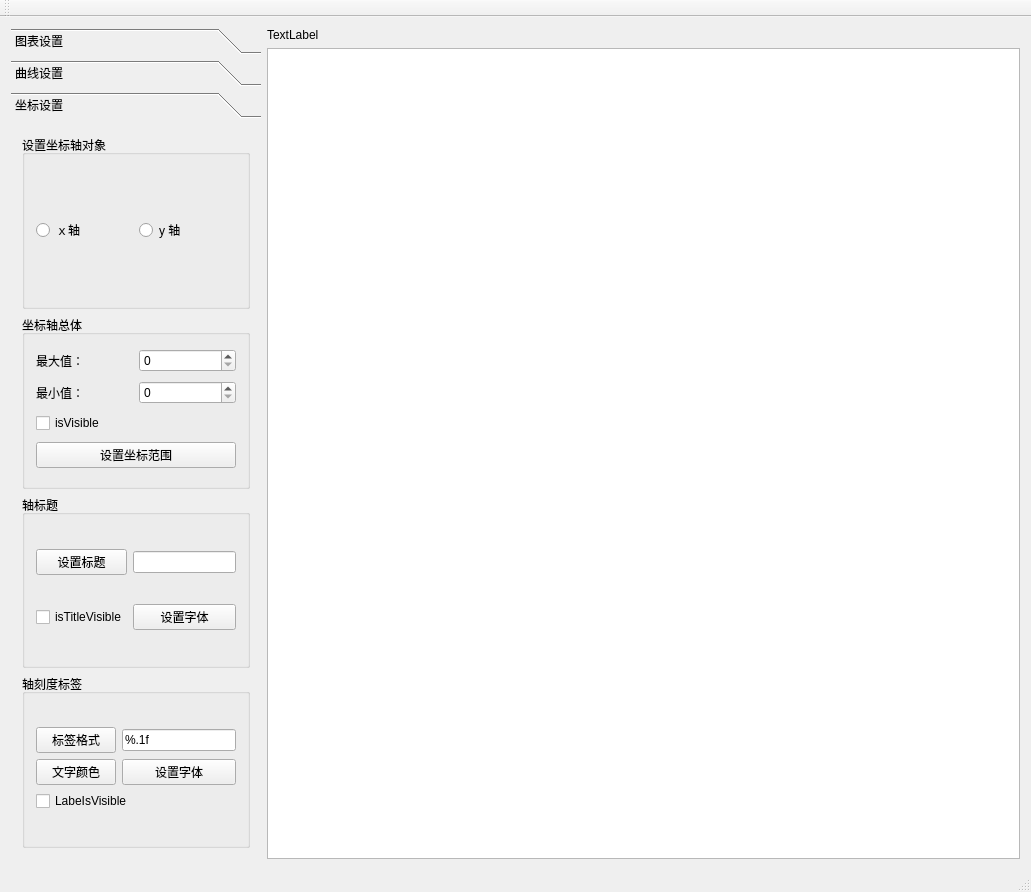
<?xml version="1.0" encoding="UTF-8"?>
<ui version="4.0">
 <class>MainWindow</class>
 <widget class="QMainWindow" name="MainWindow">
  <property name="geometry">
   <rect>
    <x>0</x>
    <y>0</y>
    <width>1031</width>
    <height>892</height>
   </rect>
  </property>
  <property name="windowTitle">
   <string>MainWindow</string>
  </property>
  <widget class="QWidget" name="centralWidget">
   <layout class="QHBoxLayout" name="horizontalLayout_2">
    <item>
     <layout class="QHBoxLayout" name="horizontalLayout">
      <item>
       <widget class="QToolBox" name="toolBox">
        <property name="sizePolicy">
         <sizepolicy hsizetype="Maximum" vsizetype="Preferred">
          <horstretch>0</horstretch>
          <verstretch>0</verstretch>
         </sizepolicy>
        </property>
        <property name="minimumSize">
         <size>
          <width>250</width>
          <height>0</height>
         </size>
        </property>
        <property name="maximumSize">
         <size>
          <width>250</width>
          <height>16777215</height>
         </size>
        </property>
        <property name="currentIndex">
         <number>2</number>
        </property>
        <widget class="QWidget" name="page">
         <property name="geometry">
          <rect>
           <x>0</x>
           <y>0</y>
           <width>250</width>
           <height>694</height>
          </rect>
         </property>
         <attribute name="label">
          <string>图表设置</string>
         </attribute>
         <layout class="QVBoxLayout" name="verticalLayout_8">
          <item>
           <layout class="QVBoxLayout" name="verticalLayout_7">
            <item>
             <widget class="QGroupBox" name="groupBox">
              <property name="title">
               <string>标题</string>
              </property>
              <layout class="QVBoxLayout" name="verticalLayout_3">
               <item>
                <layout class="QVBoxLayout" name="verticalLayout_2">
                 <item>
                  <layout class="QHBoxLayout" name="horizontalLayout_3">
                   <item>
                    <widget class="QLineEdit" name="lEditTitleName">
                     <property name="text">
                      <string>简单的曲线</string>
                     </property>
                    </widget>
                   </item>
                   <item>
                    <widget class="QPushButton" name="btnSettingTitleName">
                     <property name="sizePolicy">
                      <sizepolicy hsizetype="Maximum" vsizetype="Fixed">
                       <horstretch>0</horstretch>
                       <verstretch>0</verstretch>
                      </sizepolicy>
                     </property>
                     <property name="minimumSize">
                      <size>
                       <width>40</width>
                       <height>0</height>
                      </size>
                     </property>
                     <property name="maximumSize">
                      <size>
                       <width>40</width>
                       <height>16777215</height>
                      </size>
                     </property>
                     <property name="text">
                      <string>设置</string>
                     </property>
                    </widget>
                   </item>
                  </layout>
                 </item>
                 <item>
                  <widget class="QPushButton" name="btnTitleFont">
                   <property name="text">
                    <string>设置标题字体</string>
                   </property>
                  </widget>
                 </item>
                </layout>
               </item>
              </layout>
             </widget>
            </item>
            <item>
             <widget class="QGroupBox" name="groupBox_2">
              <property name="title">
               <string>图例</string>
              </property>
              <layout class="QVBoxLayout" name="verticalLayout_9">
               <item>
                <layout class="QVBoxLayout" name="verticalLayout_4">
                 <item>
                  <layout class="QGridLayout" name="gridLayout">
                   <item row="0" column="0">
                    <widget class="QRadioButton" name="rdbtnUp">
                     <property name="text">
                      <string>上方</string>
                     </property>
                    </widget>
                   </item>
                   <item row="0" column="1">
                    <widget class="QRadioButton" name="rdbtnDown">
                     <property name="text">
                      <string>下方</string>
                     </property>
                    </widget>
                   </item>
                   <item row="1" column="0">
                    <widget class="QRadioButton" name="rdbtnLift">
                     <property name="text">
                      <string>左侧</string>
                     </property>
                    </widget>
                   </item>
                   <item row="1" column="1">
                    <widget class="QRadioButton" name="rdbtnRight">
                     <property name="text">
                      <string>右侧</string>
                     </property>
                    </widget>
                   </item>
                  </layout>
                 </item>
                 <item>
                  <layout class="QHBoxLayout" name="horizontalLayout_6">
                   <item>
                    <widget class="QCheckBox" name="cBoxLegendVisible">
                     <property name="text">
                      <string>图例可见</string>
                     </property>
                    </widget>
                   </item>
                   <item>
                    <widget class="QCheckBox" name="cBoxBGVisual">
                     <property name="text">
                      <string>背景可见</string>
                     </property>
                    </widget>
                   </item>
                  </layout>
                 </item>
                 <item>
                  <layout class="QHBoxLayout" name="horizontalLayout_5">
                   <item>
                    <widget class="QPushButton" name="btnLegendFont">
                     <property name="text">
                      <string>字体</string>
                     </property>
                    </widget>
                   </item>
                   <item>
                    <widget class="QPushButton" name="btnLableColor">
                     <property name="text">
                      <string>标签颜色</string>
                     </property>
                    </widget>
                   </item>
                  </layout>
                 </item>
                </layout>
               </item>
              </layout>
             </widget>
            </item>
            <item>
             <widget class="QGroupBox" name="groupBox_3">
              <property name="title">
               <string>边距</string>
              </property>
              <layout class="QHBoxLayout" name="horizontalLayout_4">
               <item>
                <layout class="QVBoxLayout" name="verticalLayout_5">
                 <item>
                  <layout class="QGridLayout" name="gridLayout_2">
                   <item row="0" column="0">
                    <widget class="QLabel" name="label">
                     <property name="sizePolicy">
                      <sizepolicy hsizetype="Maximum" vsizetype="Preferred">
                       <horstretch>0</horstretch>
                       <verstretch>0</verstretch>
                      </sizepolicy>
                     </property>
                     <property name="minimumSize">
                      <size>
                       <width>50</width>
                       <height>0</height>
                      </size>
                     </property>
                     <property name="maximumSize">
                      <size>
                       <width>50</width>
                       <height>16777215</height>
                      </size>
                     </property>
                     <property name="text">
                      <string>左边距:</string>
                     </property>
                    </widget>
                   </item>
                   <item row="0" column="1">
                    <widget class="QSpinBox" name="sBoxLeftMargin"/>
                   </item>
                   <item row="1" column="0">
                    <widget class="QLabel" name="label_2">
                     <property name="sizePolicy">
                      <sizepolicy hsizetype="Maximum" vsizetype="Preferred">
                       <horstretch>0</horstretch>
                       <verstretch>0</verstretch>
                      </sizepolicy>
                     </property>
                     <property name="minimumSize">
                      <size>
                       <width>50</width>
                       <height>0</height>
                      </size>
                     </property>
                     <property name="maximumSize">
                      <size>
                       <width>50</width>
                       <height>16777215</height>
                      </size>
                     </property>
                     <property name="text">
                      <string>右边距:</string>
                     </property>
                    </widget>
                   </item>
                   <item row="1" column="1">
                    <widget class="QSpinBox" name="sBoxRightMargin"/>
                   </item>
                   <item row="2" column="0">
                    <widget class="QLabel" name="label_3">
                     <property name="sizePolicy">
                      <sizepolicy hsizetype="Maximum" vsizetype="Preferred">
                       <horstretch>0</horstretch>
                       <verstretch>0</verstretch>
                      </sizepolicy>
                     </property>
                     <property name="minimumSize">
                      <size>
                       <width>50</width>
                       <height>0</height>
                      </size>
                     </property>
                     <property name="maximumSize">
                      <size>
                       <width>50</width>
                       <height>16777215</height>
                      </size>
                     </property>
                     <property name="text">
                      <string>上边距:</string>
                     </property>
                    </widget>
                   </item>
                   <item row="2" column="1">
                    <widget class="QSpinBox" name="sBoxTopMargin"/>
                   </item>
                   <item row="3" column="0">
                    <widget class="QLabel" name="label_4">
                     <property name="sizePolicy">
                      <sizepolicy hsizetype="Maximum" vsizetype="Preferred">
                       <horstretch>0</horstretch>
                       <verstretch>0</verstretch>
                      </sizepolicy>
                     </property>
                     <property name="minimumSize">
                      <size>
                       <width>50</width>
                       <height>0</height>
                      </size>
                     </property>
                     <property name="maximumSize">
                      <size>
                       <width>50</width>
                       <height>16777215</height>
                      </size>
                     </property>
                     <property name="text">
                      <string>下边距:</string>
                     </property>
                    </widget>
                   </item>
                   <item row="3" column="1">
                    <widget class="QSpinBox" name="sBoxBottomMargin"/>
                   </item>
                  </layout>
                 </item>
                 <item>
                  <widget class="QPushButton" name="btnSettingMargin">
                   <property name="text">
                    <string>设置边距</string>
                   </property>
                  </widget>
                 </item>
                </layout>
               </item>
              </layout>
             </widget>
            </item>
            <item>
             <widget class="QGroupBox" name="groupBox_4">
              <property name="title">
               <string>动画效果</string>
              </property>
              <layout class="QVBoxLayout" name="verticalLayout_6">
               <item>
                <layout class="QGridLayout" name="gridLayout_3">
                 <item row="0" column="0">
                  <widget class="QLabel" name="label_5">
                   <property name="sizePolicy">
                    <sizepolicy hsizetype="Maximum" vsizetype="Preferred">
                     <horstretch>0</horstretch>
                     <verstretch>0</verstretch>
                    </sizepolicy>
                   </property>
                   <property name="minimumSize">
                    <size>
                     <width>65</width>
                     <height>0</height>
                    </size>
                   </property>
                   <property name="maximumSize">
                    <size>
                     <width>5</width>
                     <height>16777215</height>
                    </size>
                   </property>
                   <property name="text">
                    <string>动画效果:</string>
                   </property>
                  </widget>
                 </item>
                 <item row="1" column="0">
                  <widget class="QLabel" name="label_6">
                   <property name="sizePolicy">
                    <sizepolicy hsizetype="Maximum" vsizetype="Preferred">
                     <horstretch>0</horstretch>
                     <verstretch>0</verstretch>
                    </sizepolicy>
                   </property>
                   <property name="minimumSize">
                    <size>
                     <width>65</width>
                     <height>0</height>
                    </size>
                   </property>
                   <property name="maximumSize">
                    <size>
                     <width>65</width>
                     <height>16777215</height>
                    </size>
                   </property>
                   <property name="text">
                    <string>主题:</string>
                   </property>
                  </widget>
                 </item>
                 <item row="0" column="1">
                  <widget class="QComboBox" name="cBoxAnimation">
                   <item>
                    <property name="text">
                     <string>NoAnimation</string>
                    </property>
                   </item>
                  </widget>
                 </item>
                 <item row="1" column="1">
                  <widget class="QComboBox" name="cBoxTheme">
                   <item>
                    <property name="text">
                     <string>Light</string>
                    </property>
                   </item>
                  </widget>
                 </item>
                </layout>
               </item>
              </layout>
             </widget>
            </item>
           </layout>
          </item>
         </layout>
        </widget>
        <widget class="QWidget" name="page_2">
         <property name="geometry">
          <rect>
           <x>0</x>
           <y>0</y>
           <width>250</width>
           <height>694</height>
          </rect>
         </property>
         <attribute name="label">
          <string>曲线设置</string>
         </attribute>
         <layout class="QVBoxLayout" name="verticalLayout_16">
          <item>
           <layout class="QVBoxLayout" name="verticalLayout_15">
            <item>
             <widget class="QGroupBox" name="groupBox_5">
              <property name="title">
               <string>选择操作序列：</string>
              </property>
              <layout class="QHBoxLayout" name="horizontalLayout_8">
               <item>
                <layout class="QHBoxLayout" name="horizontalLayout_7">
                 <item>
                  <widget class="QRadioButton" name="rBtnSin">
                   <property name="text">
                    <string>sin曲线</string>
                   </property>
                  </widget>
                 </item>
                 <item>
                  <widget class="QRadioButton" name="rBtnCos">
                   <property name="text">
                    <string>cos曲线</string>
                   </property>
                  </widget>
                 </item>
                </layout>
               </item>
              </layout>
             </widget>
            </item>
            <item>
             <widget class="QGroupBox" name="groupBox_6">
              <property name="title">
               <string>曲线外观：</string>
              </property>
              <layout class="QVBoxLayout" name="verticalLayout_11">
               <item>
                <layout class="QVBoxLayout" name="verticalLayout_10">
                 <item>
                  <layout class="QHBoxLayout" name="horizontalLayout_9">
                   <item>
                    <widget class="QPushButton" name="pBtnSeqName">
                     <property name="text">
                      <string>序列名称</string>
                     </property>
                    </widget>
                   </item>
                   <item>
                    <widget class="QLineEdit" name="lEditSeqName">
                     <property name="text">
                      <string>sin 曲线</string>
                     </property>
                    </widget>
                   </item>
                  </layout>
                 </item>
                 <item>
                  <layout class="QHBoxLayout" name="horizontalLayout_10">
                   <item>
                    <widget class="QCheckBox" name="cBoxSeqVisbile">
                     <property name="text">
                      <string>序列可见</string>
                     </property>
                    </widget>
                   </item>
                   <item>
                    <widget class="QCheckBox" name="cBoxDataPointVisbile">
                     <property name="text">
                      <string>数据点可见</string>
                     </property>
                    </widget>
                   </item>
                  </layout>
                 </item>
                 <item>
                  <layout class="QHBoxLayout" name="horizontalLayout_11">
                   <item>
                    <widget class="QPushButton" name="pBtnSeqColor">
                     <property name="text">
                      <string>曲线颜色</string>
                     </property>
                    </widget>
                   </item>
                   <item>
                    <widget class="QPushButton" name="pBtnSeqPen">
                     <property name="text">
                      <string>曲线Pen</string>
                     </property>
                    </widget>
                   </item>
                  </layout>
                 </item>
                 <item>
                  <widget class="QLabel" name="label_7">
                   <property name="text">
                    <string>透明度:</string>
                   </property>
                  </widget>
                 </item>
                 <item>
                  <widget class="QSlider" name="hSliderTransparency">
                   <property name="orientation">
                    <enum>Qt::Horizontal</enum>
                   </property>
                  </widget>
                 </item>
                </layout>
               </item>
              </layout>
             </widget>
            </item>
            <item>
             <widget class="QGroupBox" name="groupBox_7">
              <property name="title">
               <string>数据点标签</string>
              </property>
              <layout class="QHBoxLayout" name="horizontalLayout_12">
               <item>
                <layout class="QVBoxLayout" name="verticalLayout_12">
                 <item>
                  <widget class="QCheckBox" name="cBoxPointLableVisbile">
                   <property name="text">
                    <string>数据点标签可见</string>
                   </property>
                  </widget>
                 </item>
                 <item>
                  <widget class="QPushButton" name="labColor">
                   <property name="text">
                    <string>标签颜色</string>
                   </property>
                  </widget>
                 </item>
                 <item>
                  <widget class="QPushButton" name="labFont">
                   <property name="text">
                    <string>标签字体</string>
                   </property>
                  </widget>
                 </item>
                </layout>
               </item>
              </layout>
             </widget>
            </item>
            <item>
             <widget class="QGroupBox" name="groupBox_8">
              <property name="title">
               <string>标签格式</string>
              </property>
              <layout class="QVBoxLayout" name="verticalLayout_14">
               <item>
                <layout class="QVBoxLayout" name="verticalLayout_13">
                 <item>
                  <widget class="QRadioButton" name="rBtnyPont">
                   <property name="text">
                    <string>@yPoint</string>
                   </property>
                  </widget>
                 </item>
                 <item>
                  <widget class="QRadioButton" name="rBtnxy">
                   <property name="text">
                    <string>(@xPoint,@yPoint)</string>
                   </property>
                  </widget>
                 </item>
                </layout>
               </item>
              </layout>
             </widget>
            </item>
           </layout>
          </item>
         </layout>
        </widget>
        <widget class="QWidget" name="page_3">
         <property name="geometry">
          <rect>
           <x>0</x>
           <y>0</y>
           <width>250</width>
           <height>694</height>
          </rect>
         </property>
         <attribute name="label">
          <string>坐标设置</string>
         </attribute>
         <layout class="QVBoxLayout" name="verticalLayout_18">
          <item>
           <layout class="QGridLayout" name="gridLayout_6">
            <item row="0" column="0">
             <widget class="QGroupBox" name="groupBox_9">
              <property name="title">
               <string>设置坐标轴对象</string>
              </property>
              <layout class="QHBoxLayout" name="horizontalLayout_14">
               <item>
                <layout class="QHBoxLayout" name="horizontalLayout_13">
                 <item>
                  <widget class="QRadioButton" name="rBtnXAxis">
                   <property name="text">
                    <string>ｘ轴</string>
                   </property>
                  </widget>
                 </item>
                 <item>
                  <widget class="QRadioButton" name="rBtnYAxis">
                   <property name="text">
                    <string>y 轴</string>
                   </property>
                  </widget>
                 </item>
                </layout>
               </item>
              </layout>
             </widget>
            </item>
            <item row="1" column="0">
             <widget class="QGroupBox" name="groupBox_10">
              <property name="title">
               <string>坐标轴总体</string>
              </property>
              <layout class="QHBoxLayout" name="horizontalLayout_18">
               <item>
                <layout class="QVBoxLayout" name="verticalLayout_19">
                 <item>
                  <layout class="QHBoxLayout" name="horizontalLayout_15">
                   <item>
                    <widget class="QLabel" name="label_8">
                     <property name="text">
                      <string>最大值：</string>
                     </property>
                    </widget>
                   </item>
                   <item>
                    <widget class="QSpinBox" name="sBoxMaxValueAxis"/>
                   </item>
                  </layout>
                 </item>
                 <item>
                  <layout class="QHBoxLayout" name="horizontalLayout_16">
                   <item>
                    <widget class="QLabel" name="label_9">
                     <property name="text">
                      <string>最小值：</string>
                     </property>
                    </widget>
                   </item>
                   <item>
                    <widget class="QSpinBox" name="sBoxMinValueAxis"/>
                   </item>
                  </layout>
                 </item>
                 <item>
                  <widget class="QCheckBox" name="cBoxAxisVisible">
                   <property name="text">
                    <string>isVisible</string>
                   </property>
                  </widget>
                 </item>
                 <item>
                  <widget class="QPushButton" name="pBtnSettingAxisRange">
                   <property name="text">
                    <string>设置坐标范围</string>
                   </property>
                  </widget>
                 </item>
                </layout>
               </item>
              </layout>
             </widget>
            </item>
            <item row="2" column="0">
             <widget class="QGroupBox" name="groupBox_11">
              <property name="title">
               <string>轴标题</string>
              </property>
              <layout class="QHBoxLayout" name="horizontalLayout_17">
               <item>
                <layout class="QGridLayout" name="gridLayout_5">
                 <item row="0" column="0">
                  <widget class="QPushButton" name="pBtnAxisTitleName">
                   <property name="text">
                    <string>设置标题</string>
                   </property>
                  </widget>
                 </item>
                 <item row="0" column="1">
                  <widget class="QLineEdit" name="lEditAxisTitleName"/>
                 </item>
                 <item row="1" column="0">
                  <widget class="QCheckBox" name="cBoxAxisTitleVisible">
                   <property name="text">
                    <string>isTitleVisible</string>
                   </property>
                  </widget>
                 </item>
                 <item row="1" column="1">
                  <widget class="QPushButton" name="pBtnSettingAxisFont">
                   <property name="text">
                    <string>设置字体</string>
                   </property>
                  </widget>
                 </item>
                </layout>
               </item>
              </layout>
             </widget>
            </item>
            <item row="3" column="0">
             <widget class="QGroupBox" name="groupBox_12">
              <property name="title">
               <string>轴刻度标签</string>
              </property>
              <layout class="QVBoxLayout" name="verticalLayout_17">
               <item>
                <layout class="QGridLayout" name="gridLayout_4">
                 <item row="0" column="0">
                  <widget class="QPushButton" name="pBtnAxisLabFormat">
                   <property name="text">
                    <string>标签格式</string>
                   </property>
                  </widget>
                 </item>
                 <item row="0" column="1">
                  <widget class="QLineEdit" name="lEditAxisLabFormat">
                   <property name="text">
                    <string>%.1f</string>
                   </property>
                  </widget>
                 </item>
                 <item row="1" column="0">
                  <widget class="QPushButton" name="pBtnAxisFontColor">
                   <property name="text">
                    <string>文字颜色</string>
                   </property>
                  </widget>
                 </item>
                 <item row="1" column="1">
                  <widget class="QPushButton" name="pBtnSettingAxisFont_2">
                   <property name="text">
                    <string>设置字体</string>
                   </property>
                  </widget>
                 </item>
                 <item row="2" column="0" colspan="2">
                  <widget class="QCheckBox" name="cBoxAxisLabIsVisible">
                   <property name="text">
                    <string>LabeIsVisible</string>
                   </property>
                  </widget>
                 </item>
                </layout>
               </item>
              </layout>
             </widget>
            </item>
           </layout>
          </item>
         </layout>
        </widget>
       </widget>
      </item>
      <item>
       <layout class="QVBoxLayout" name="verticalLayout">
        <item>
         <widget class="QLabel" name="editTitle">
          <property name="text">
           <string>TextLabel</string>
          </property>
         </widget>
        </item>
        <item>
         <widget class="QChartView" name="chartView"/>
        </item>
       </layout>
      </item>
     </layout>
    </item>
   </layout>
  </widget>
  <widget class="QMenuBar" name="menuBar">
   <property name="geometry">
    <rect>
     <x>0</x>
     <y>0</y>
     <width>1031</width>
     <height>28</height>
    </rect>
   </property>
  </widget>
  <widget class="QToolBar" name="mainToolBar">
   <attribute name="toolBarArea">
    <enum>TopToolBarArea</enum>
   </attribute>
   <attribute name="toolBarBreak">
    <bool>false</bool>
   </attribute>
  </widget>
  <widget class="QStatusBar" name="statusBar"/>
 </widget>
 <layoutdefault spacing="6" margin="11"/>
 <customwidgets>
  <customwidget>
   <class>QChartView</class>
   <extends>QGraphicsView</extends>
   <header>qchartview.h</header>
  </customwidget>
 </customwidgets>
 <resources/>
 <connections/>
</ui>
